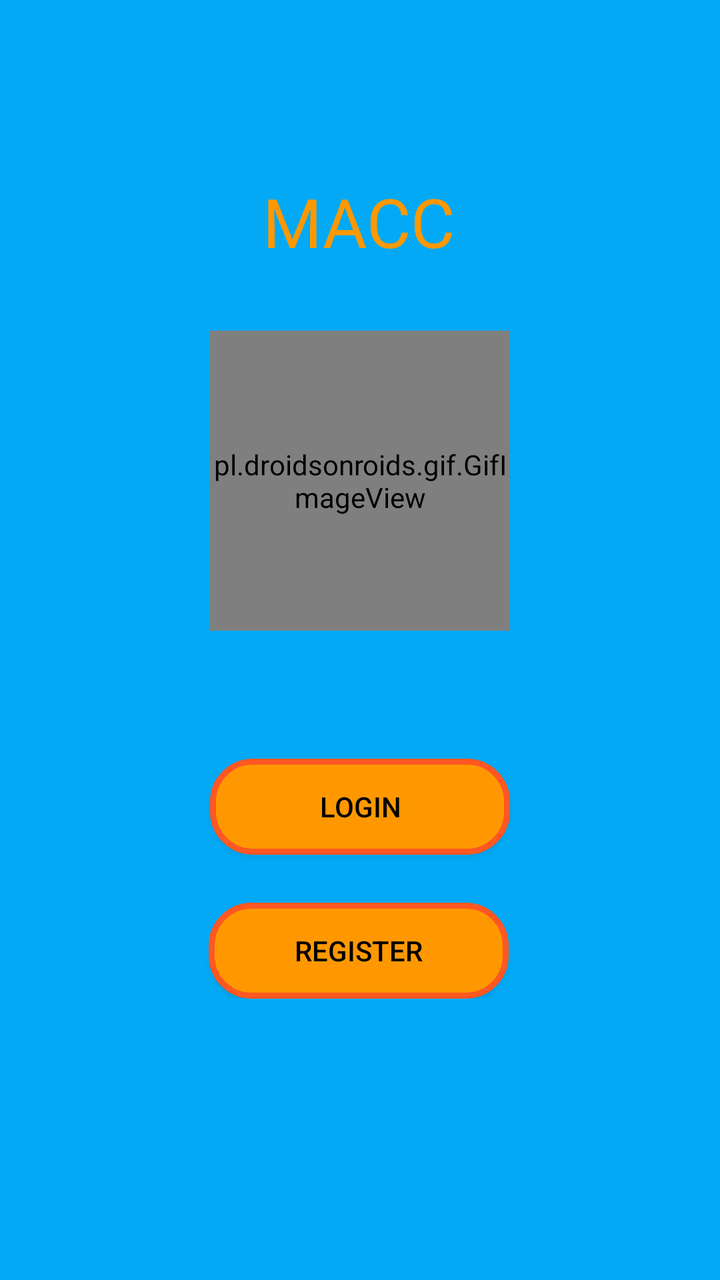
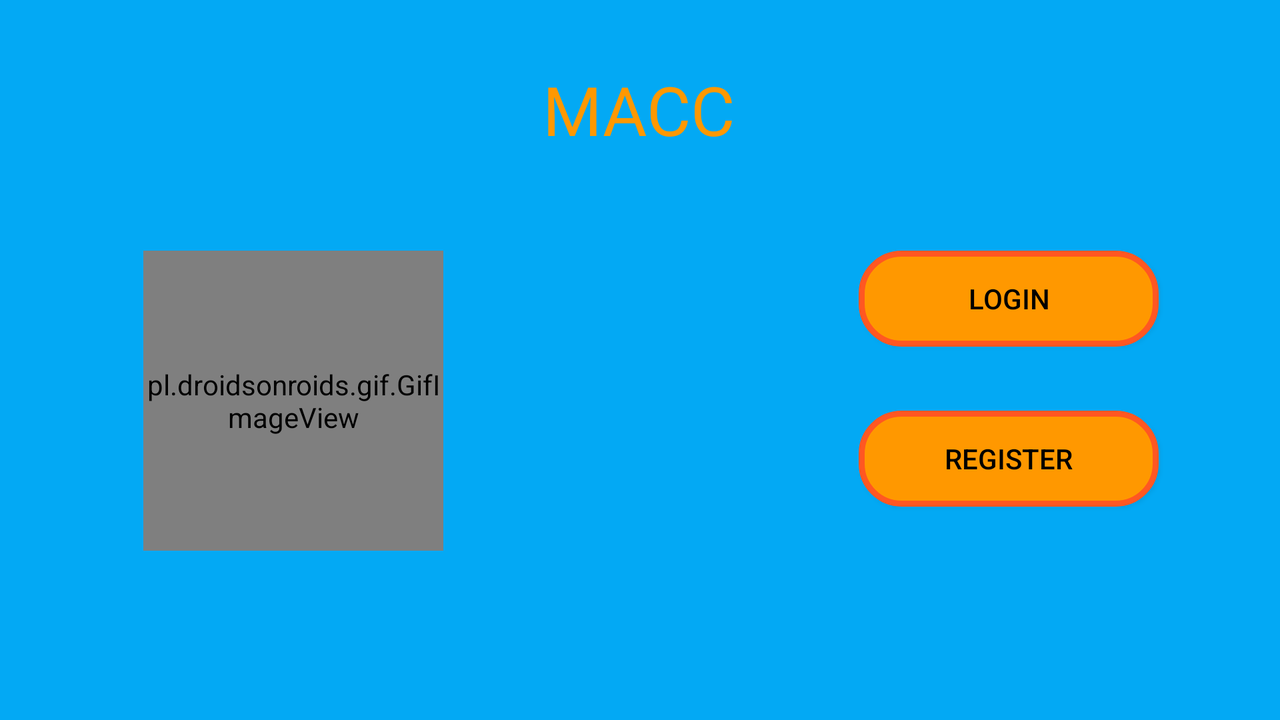

First picture: res/layout/ on a phone held upright. Second picture: the repository's own variant of that layout, on a device whose configuration matches the variant's folder. Source for both follows.
<!-- AndroidManifest.xml: application theme Theme.MobileProject -->
<!-- res/layout/fragment_intro.xml -->
<?xml version="1.0" encoding="utf-8"?>
<androidx.core.widget.NestedScrollView
    xmlns:android="http://schemas.android.com/apk/res/android"
    xmlns:app="http://schemas.android.com/apk/res-auto"
    xmlns:tools="http://schemas.android.com/tools"
    android:layout_width="match_parent"
    android:layout_height="match_parent"
    tools:context=".Intro">

    <androidx.constraintlayout.widget.ConstraintLayout
        android:layout_width="match_parent"
        android:layout_height="match_parent">

        <TextView
            android:id="@+id/textview_first"
            android:layout_width="wrap_content"
            android:layout_height="wrap_content"
            android:layout_marginTop="88dp"
            android:fontFamily="@font/press_start_2p"
            android:text="@string/app_name"
            android:textAlignment="center"
            android:textColor="?attr/colorPrimary"
            android:textSize="34sp"
            app:layout_constraintEnd_toEndOf="parent"
            app:layout_constraintHorizontal_bias="0.498"
            app:layout_constraintStart_toStartOf="parent"
            app:layout_constraintTop_toTopOf="parent" />

        <pl.droidsonroids.gif.GifImageView
            android:id="@+id/bird_gif"
            android:layout_width="150dp"
            android:layout_height="150dp"
            android:layout_marginTop="32dp"
            android:src="@drawable/bird_gif"
            app:layout_constraintEnd_toEndOf="parent"
            app:layout_constraintHorizontal_bias="0.5"
            app:layout_constraintStart_toStartOf="parent"
            app:layout_constraintTop_toBottomOf="@+id/textview_first" />

        <Button
            android:id="@+id/loginbut"
            android:layout_width="150dp"
            android:layout_height="48dp"
            android:layout_marginTop="64dp"
            android:background="@drawable/back_button"
            android:fallbackLineSpacing="false"
            android:text="@string/log_but"
            android:textAlignment="center"
            app:layout_constraintEnd_toEndOf="parent"
            app:layout_constraintStart_toStartOf="parent"
            app:layout_constraintTop_toBottomOf="@+id/bird_gif" />

        <Button
            android:id="@+id/signupbut"
            android:layout_width="150dp"
            android:layout_height="48dp"
            android:layout_marginTop="24dp"
            android:background="@drawable/back_button"
            android:text="@string/reg_but"
            app:layout_constraintEnd_toEndOf="parent"
            app:layout_constraintHorizontal_bias="0.497"
            app:layout_constraintStart_toStartOf="parent"
            app:layout_constraintTop_toBottomOf="@+id/loginbut" />
    </androidx.constraintlayout.widget.ConstraintLayout>
</androidx.core.widget.NestedScrollView>
<!-- resources referenced by this layout -->
<resources>
  <!-- drawable back_button (drawable) -->
  <?xml version="1.0" encoding="utf-8"?>
  <selector xmlns:android="http://schemas.android.com/apk/res/android">
  <item android:state_pressed="true">
      <shape
          xmlns:android="http://schemas.android.com/apk/res/android"
          android:shape="rectangle">
          <solid android:color="@color/theme3" />
          <corners
              android:bottomRightRadius="20dp"
              android:bottomLeftRadius="20dp"
              android:topLeftRadius="20dp"
              android:topRightRadius="20dp"/>
          <stroke android:width="3dp" android:color="@color/theme3"/>
      </shape>
  </item>
  
  <item>
      <shape
          xmlns:android="http://schemas.android.com/apk/res/android"
          android:shape="rectangle">
          <solid android:color="@color/theme2" />
          <corners
              android:bottomRightRadius="20dp"
              android:bottomLeftRadius="20dp"
              android:topLeftRadius="20dp"
              android:topRightRadius="20dp"/>
          <stroke android:width="3dp" android:color="@color/theme3"/>
      </shape>
  </item>
  
  </selector>
  <!-- drawable bird_gif: gif bitmap (drawable-v24, 54633 bytes) -->
  <string name="app_name">MACC</string>
  <string name="log_but">LOGIN</string>
  <string name="reg_but">REGISTER</string>
  <style name="Theme.MobileProject" parent="Theme.AppCompat.Light">
          
  
          <item name="colorPrimary">@color/theme2</item>
          <item name="colorPrimaryDark">@color/theme3</item>
          <item name="colorAccent">@color/theme1</item>
  
  
          <item name="android:colorBackground">@color/theme1</item>
          <item name="android:textColor">@color/black</item>
          <item name="android:editTextColor">@color/white</item>
          <item name="android:textColorHint">@color/grey</item>
  
  
  
          
          <item name="windowActionBar">false</item>
          <item name="windowNoTitle">true</item>
      </style>
  <color name="theme3">#FF5722</color>
  <color name="theme2">#FF9800</color>
  <color name="theme1">#03A9F4</color>
  <color name="black">#FF000000</color>
  <color name="white">#FFFFFFFF</color>
</resources>
<!-- res/layout-land/fragment_intro.xml (the repository's variant of the layout above) -->
<!-- drawn on the phone turned sideways -->
<?xml version="1.0" encoding="utf-8"?>
<androidx.core.widget.NestedScrollView
    xmlns:android="http://schemas.android.com/apk/res/android"
    xmlns:app="http://schemas.android.com/apk/res-auto"
    xmlns:tools="http://schemas.android.com/tools"
    android:layout_width="match_parent"
    android:layout_height="match_parent"
    tools:context=".Intro">

    <androidx.constraintlayout.widget.ConstraintLayout
        android:layout_width="match_parent"
        android:layout_height="match_parent">

        <TextView
            android:id="@+id/textview_first"
            android:layout_width="wrap_content"
            android:layout_height="wrap_content"
            android:layout_marginTop="32dp"
            android:fontFamily="@font/press_start_2p"
            android:text="@string/app_name"
            android:textAlignment="center"
            android:textColor="@color/theme2"
            android:textSize="34sp"
            app:layout_constraintEnd_toEndOf="parent"
            app:layout_constraintHorizontal_bias="0.499"
            app:layout_constraintStart_toStartOf="parent"
            app:layout_constraintTop_toTopOf="parent" />

        <pl.droidsonroids.gif.GifImageView
            android:id="@+id/bird_gif"
            android:layout_width="150dp"
            android:layout_height="150dp"
            android:layout_marginTop="48dp"
            android:src="@drawable/introgif"
            app:layout_constraintEnd_toEndOf="parent"
            app:layout_constraintHorizontal_bias="0.146"
            app:layout_constraintStart_toStartOf="parent"
            app:layout_constraintTop_toBottomOf="@+id/textview_first" />

        <Button
            android:id="@+id/loginbut"
            android:layout_width="150dp"
            android:layout_height="48dp"
            android:layout_marginTop="48dp"
            android:background="@drawable/back_button"
            android:fallbackLineSpacing="false"
            android:text="@string/log_but"
            android:textAlignment="center"
            app:layout_constraintEnd_toEndOf="parent"
            app:layout_constraintHorizontal_bias="0.774"
            app:layout_constraintStart_toEndOf="@+id/bird_gif"
            app:layout_constraintTop_toBottomOf="@+id/textview_first" />

        <Button
            android:id="@+id/signupbut"
            android:layout_width="150dp"
            android:layout_height="48dp"
            android:layout_marginTop="32dp"
            android:background="@drawable/back_button"
            android:text="@string/reg_but"
            app:layout_constraintEnd_toEndOf="parent"
            app:layout_constraintHorizontal_bias="0.774"
            app:layout_constraintStart_toEndOf="@+id/bird_gif"
            app:layout_constraintTop_toBottomOf="@+id/loginbut" />
    </androidx.constraintlayout.widget.ConstraintLayout>
</androidx.core.widget.NestedScrollView>
<!-- resources referenced by the variant -->
<!-- as the phone turned sideways resolves them -->
<resources>
  <color name="theme2">#FF9800</color>
  <!-- drawable back_button (drawable) -->
  <?xml version="1.0" encoding="utf-8"?>
  <selector xmlns:android="http://schemas.android.com/apk/res/android">
  <item android:state_pressed="true">
      <shape
          xmlns:android="http://schemas.android.com/apk/res/android"
          android:shape="rectangle">
          <solid android:color="@color/theme3" />
          <corners
              android:bottomRightRadius="20dp"
              android:bottomLeftRadius="20dp"
              android:topLeftRadius="20dp"
              android:topRightRadius="20dp"/>
          <stroke android:width="3dp" android:color="@color/theme3"/>
      </shape>
  </item>
  
  <item>
      <shape
          xmlns:android="http://schemas.android.com/apk/res/android"
          android:shape="rectangle">
          <solid android:color="@color/theme2" />
          <corners
              android:bottomRightRadius="20dp"
              android:bottomLeftRadius="20dp"
              android:topLeftRadius="20dp"
              android:topRightRadius="20dp"/>
          <stroke android:width="3dp" android:color="@color/theme3"/>
      </shape>
  </item>
  
  </selector>
  <string name="app_name">MACC</string>
  <string name="log_but">LOGIN</string>
  <string name="reg_but">REGISTER</string>
  <style name="Theme.MobileProject" parent="Theme.AppCompat.Light">
          
  
          <item name="colorPrimary">@color/theme2</item>
          <item name="colorPrimaryDark">@color/theme3</item>
          <item name="colorAccent">@color/theme1</item>
  
  
          <item name="android:colorBackground">@color/theme1</item>
          <item name="android:textColor">@color/black</item>
          <item name="android:editTextColor">@color/white</item>
          <item name="android:textColorHint">@color/grey</item>
  
  
  
          
          <item name="windowActionBar">false</item>
          <item name="windowNoTitle">true</item>
      </style>
  <color name="theme3">#FF5722</color>
  <color name="theme1">#03A9F4</color>
  <color name="black">#FF000000</color>
  <color name="white">#FFFFFFFF</color>
</resources>
